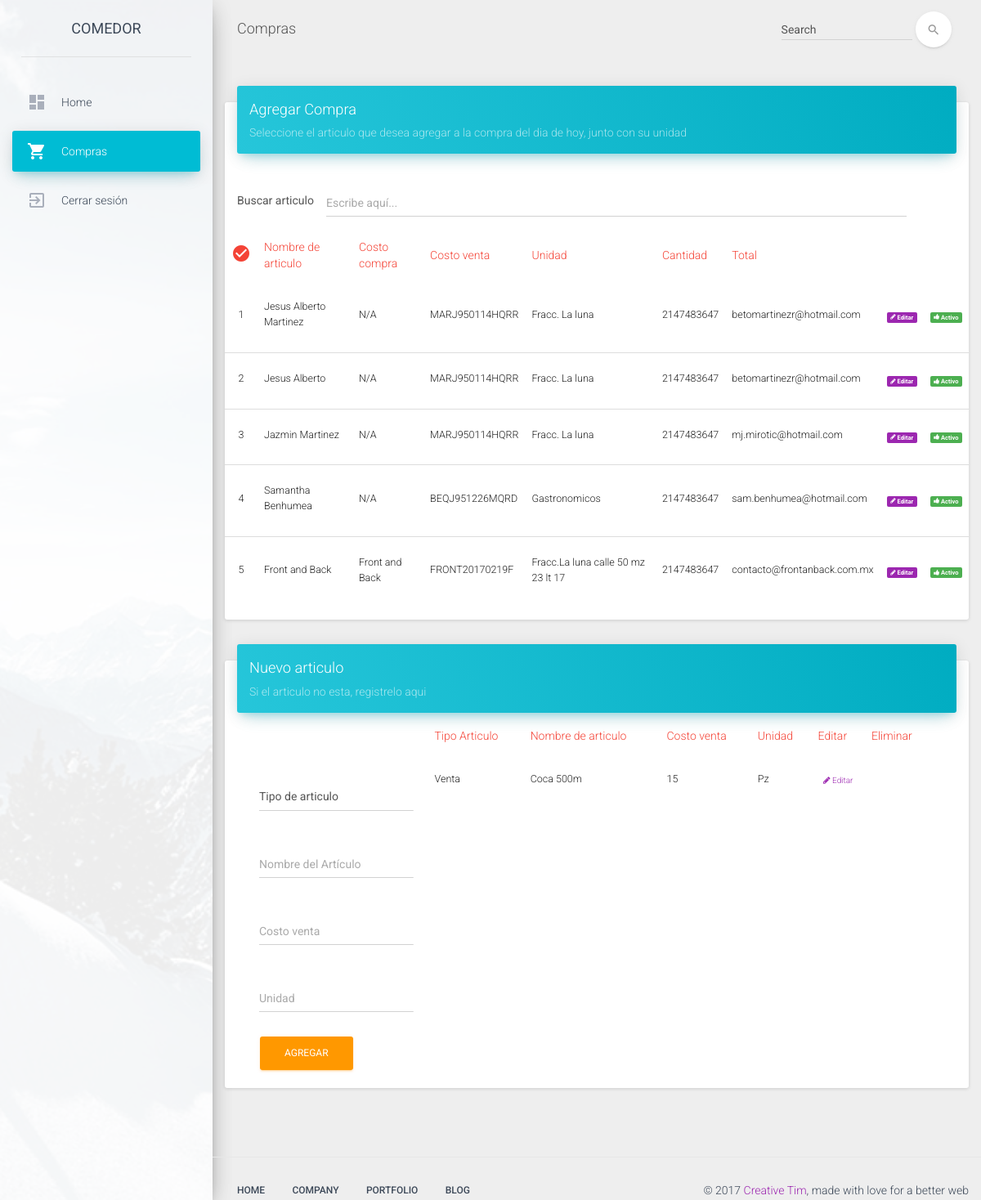
The app's page /comedor/compras/index.php (signed in) with its own data.
### tables this page shows
CREATE TABLE IF NOT EXISTS `catclientes` (
  `ID_Cliente` int(11) NOT NULL AUTO_INCREMENT,
  `ID_Empresa` int(11) NOT NULL,
  `Nombre` varchar(250) NOT NULL,
  `RazonSocial` varchar(400) NOT NULL,
  `RFC` varchar(14) NOT NULL,
  `Direccion` text NOT NULL,
  `Telefono` varchar(15) NOT NULL,
  `Correo` varchar(50) NOT NULL,
  `FechaAlta` datetime NOT NULL DEFAULT CURRENT_TIMESTAMP,
  `Estatus` bit(2) NOT NULL,
  PRIMARY KEY (`ID_Cliente`)
);

### comedor/conexion/conexion.php (called while the page is built, shortened)
<?php
	if(!($conectar = mysqli_connect(HOST,USER,PASS))){
		printf("Ocurrió un error en la conexión %s/n", mysqli_connect_errno());
		exit();
		}
	return $conectar;
?>

### comedor/funciones/consulta.php (the view, shortened to what this page needs)
<?php
function consulta_clientes(){
	include '../conexion/conexion.php';
$sql = "SELECT ID_Cliente, Nombre, RazonSocial, RFC, Direccion, Telefono, Correo, CONVERT(FechaAlta,char(10)) FechaAlta, Estatus FROM catclientes";
$result = $conectar->query($sql);
$tabla='';
if ($result->num_rows > 0) {
  $i=1;
  $tabla='';
    while($row = $result->fetch_assoc()) {
      $Estatus = ($row["Estatus"] == 1) ? '<span class="label label-success" style="cursor: pointer"><i class="fa fa-thumbs-up"></i> Activo</span>' : '<span class="label label-danger" style="cursor: pointer"><i class="fa fa-thumbs-down"></i> Inactivo</span>';
        $tabla.= '<tr>
                      <td align="center"><h5>'.utf8_encode($row["ID_Cliente"]).'</h5></td>
                      <td><h5>'.utf8_encode($row["Nombre"]).'</h5></td>
                      <td><h5>'.utf8_encode($row["RazonSocial"]).'</h5></td>
                      <td><h5>'.utf8_encode($row["RFC"]).'</h5></td>
                      <td><h5>'.utf8_encode($row["Direccion"]).'</h5></td>
                      <td><h5>'.utf8_encode($row["Telefono"]).'</h5></td>
                      <td><h5>'.utf8_encode($row["Correo"]).'</h5></td>
                      <td align="center"><a href="#" onclick=" return cargardatos('.intval($row["ID_Cliente"]).')" id="editar" class="label label-primary" style="cursor: pointer" data-toggle="collapse" data-target="#demo"><i class="fa fa-pencil"></i> Editar</a></td>
                      <td><form id="frm_activa'.$i.'" class="btn-a" method="POST" >
                      '.$Estatus.'
                      <input type="hidden" name="id" id="id" value="'.$row["ID_Cliente"].'">
                      <input type="hidden" name="Estatus" id="Estatus" value="'.$row["Estatus"].'">
                      </form>
                      </td>
                      </tr>';
        $i++;
    }
} else {
    echo "0 results";
}
return $tabla;
}
?>

### comedor/compras/index.php (shortened to what this page needs)
<!doctype html>
<html lang="en">
<head>
    <link href="../theme/css/bootstrap.min.css" rel="stylesheet" />
    <link href="../theme/css/material-dashboard.css" rel="stylesheet"/>
    <link rel="stylesheet" href="../css/alertify.core.css">
    <link rel="stylesheet" href="../css/alertify.default.css">
    <link rel="stylesheet" href="../css/bootstrapValidator.css"/>
    <link href="http://maxcdn.bootstrapcdn.com/font-awesome/latest/css/font-awesome.min.css" rel="stylesheet">
</head>
<body>
  <div class="wrapper">
      <div class="sidebar" data-color="blue" data-image="../img/sidebar-1.jpg">
      <div class="logo">
        <a href="" class="simple-text">
          Comedor
        </a>
      </div>
        <div class="sidebar-wrapper">
              <ul class="nav">
                  <li>
                      <a href="../">
                          <i class="material-icons">dashboard</i>
                          <p>Home</p>
                      </a>
                  </li>
                  <li class="active">
                      <a href="index.php">
                          <i class="material-icons">shopping_cart</i>
                          <p>Compras</p>
                      </a>
                  </li>
          <li class="active-pro">
                      <a class="session_on" href="javascript:void(0);" id="sessionKiller" class="dropdown-toggle" data-toggle="dropdown" role="button">
                          <i class="material-icons">exit_to_app</i>
                          <p>Cerrar sesión</p>
                      </a>
                  </li>
              </ul>
        </div>
      </div>
      <div class="main-panel">
      <nav class="navbar navbar-transparent navbar-absolute">
        <div class="container-fluid">
          <div class="navbar-header">
            <a class="navbar-brand" href="#">Compras</a>
          </div>
          <div class="collapse navbar-collapse">
            <form class="navbar-form navbar-right" role="search">
              <div class="form-group  is-empty">
                <input type="text" class="form-control" placeholder="Search">
              </div>
              <button type="submit" class="btn btn-white btn-round btn-just-icon">
                <i class="material-icons">search</i><div class="ripple-container"></div>
              </button>
            </form>
          </div>
        </div>
      </nav>
      <div class="content">
      <div class="content">
<?php
include 'tabla.php';
?>
</div>
        <div class="card">
  <div class="card-header" data-background-color="blue">
    <h4 class="title">Nuevo articulo</h4>
    <p class="category">Si el articulo no esta, registrelo aqui</p>
  </div>
           <div class="container-fluid">
           <form id="frmAlta" action="" method="POST" class="col-lg-12">
           <div class="col-lg-3">
           	<div class="col-lg-12">
              </div>
              <div class="form-group col-lg-12">
                <select name="tipo" id="tipo" class="form-control" >
                            <option selected value="selected">Tipo de articulo</option>
                          </select>
              </div>
              <div class="form-group col-lg-12">
                <input type="text" id="nombre" name="nombre"  class="form-control" placeholder="Nombre del Artículo" />
              </div>
              <div class="form-group col-lg-12">
                <input type="text" id="social" name="social"  class="form-control" placeholder="Costo venta" />
              </div>
              <div class="form-group col-lg-12">
                <input type="text" id="social" name="social"  class="form-control" placeholder="Unidad " />
              </div>
              <div class="col-lg-12">
                   <button href="#" name="btn-send" id="btn-send" class="btn btn-warning">Agregar</button>
              </div>
           </div>
           <div class="col-lg-9">
           	<table class="table" id="tabla">
  <thead class="text-danger">
  <tr>
    <td>Tipo Articulo</td>
    <td>Nombre de articulo</td>
    <td>Costo venta</td>
    <td>Unidad</td>
    <td>Editar</td>
    <td>Eliminar</td>
</tr>
  </thead>
  <tbody class="searchable" style="font-size: 10px">
<tr>
<td><h5>Venta</h5></td>
<td><h5>Coca 500m</h5></td>
<td><h5>15</h5></td>
<td><h5>Pz</h5></td>
<td align="center"><a href="#" onclick=" return cargardatos('.intval($row["ID_Cliente"]).')" id=label-primary" style="cursor: pointer" data-toggle="collapse" data-target="#demo"><i class="fa fa-pencil"></i> Editar</a></td>
<td>
</td>
                      </tr>
  </tbody>
</table>
           </div>
</form>
</div>
</div>
          </div>
      <footer class="footer">
        <div class="container-fluid">
          <nav class="pull-left">
            <ul>
              <li>
                <a href="#">
                  Home
                </a>
              </li>
              <li>
                <a href="#">
                  Company
                </a>
              </li>
              <li>
                <a href="#">
                  Portfolio
                </a>
              </li>
              <li>
                <a href="#">
                   Blog
                </a>
              </li>
            </ul>
          </nav>
          <p class="copyright pull-right">
            &copy; <script>document.write(new Date().getFullYear())</script> <a href="http://www.creative-tim.com">Creative Tim</a>, made with love for a better web
          </p>
        </div>
      </footer>
    </div>
  </div>
</body>
</html>

### comedor/compras/tabla.php
<?php
include_once("../funciones/consulta.php");
?>
<div class="card">
  <div class="card-header" data-background-color="blue">
    <h4 class="title">Agregar Compra</h4>
    <p class="category">Seleccione el articulo que desea agregar a la compra del dia de hoy, junto con su unidad</p>
  </div>
  <div class="card-content table-responsive table-full-width">
  <div class="input-group col-lg-11"> <span class="input-group-addon">Buscar articulo</span>
                 <input id="filter" type="text" class="form-control" placeholder="Escribe aquí...">
                </div>
<table class="table" id="tabla">
  <thead class="text-danger">
  <tr>
    <td><i class="material-icons">check_circle</i></td>
    <td>Nombre de articulo</td>
    <td>Costo compra</td>
    <td>Costo venta</td>
    <td>Unidad</td>
    <td>Cantidad</td>
    <td>Total</td>
</tr>
  </thead>
  <tbody class="searchable" style="font-size: 10px">
<?php echo consulta_clientes();?>
  </tbody>
</table>
</div>
</div>

### records on screen
catclientes: ID_Cliente "1", Nombre "Jesus Alberto Martinez", RazonSocial "N/A", RFC "MARJ950114HQRR", Direccion "Fracc. La luna", Telefono "2147483647", Correo "betomartinezr@hotmail.com", Estatus "1" (drawn)
catclientes: ID_Cliente "2", Nombre "Jesus Alberto", RazonSocial "N/A", RFC "MARJ950114HQRR", Direccion "Fracc. La luna", Telefono "2147483647", Correo "betomartinezr@hotmail.com", Estatus "1" (drawn)
catclientes: ID_Cliente "3", Nombre "Jazmin Martinez", RazonSocial "N/A", RFC "MARJ950114HQRR", Direccion "Fracc. La luna", Telefono "2147483647", Correo "mj.mirotic@hotmail.com", Estatus "1" (drawn)
catclientes: ID_Cliente "4", Nombre "Samantha Benhumea", RazonSocial "N/A", RFC "BEQJ951226MQRD", Direccion "Gastronomicos", Telefono "2147483647", Correo "sam.benhumea@hotmail.com", Estatus "1" (drawn)
catclientes: ID_Cliente "5", Nombre "Front and Back", RazonSocial "Front and Back", RFC "FRONT20170219F", Direccion "Fracc.La luna calle 50 mz 23 lt 17", Telefono "2147483647", Correo "contacto@frontanback.com.mx", Estatus "1" (drawn)
